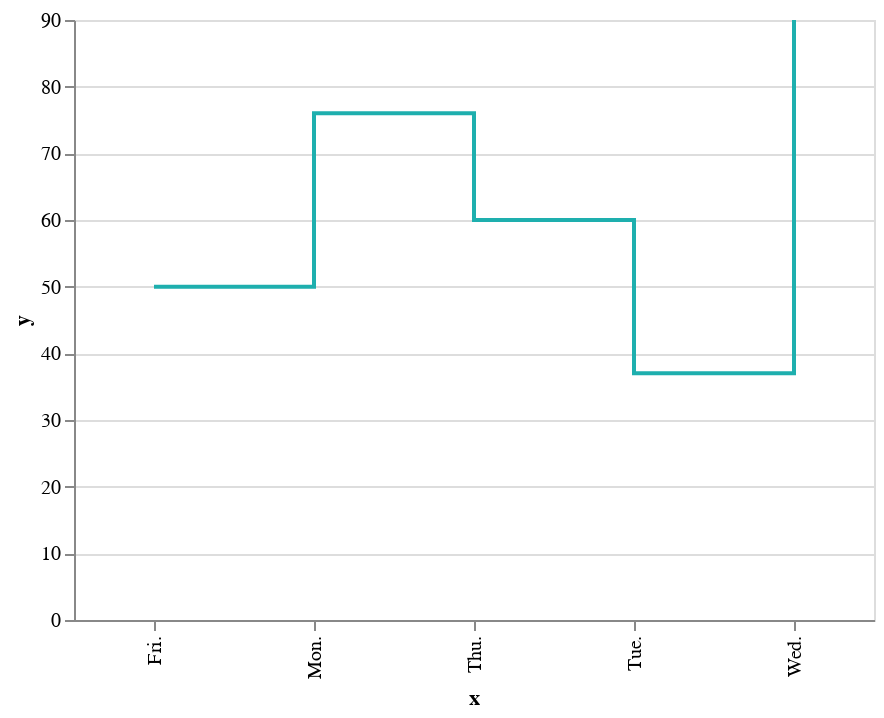

The cell this chart's notebook holds for it:
### Code cell
alt.Chart(d1).mark_line(interpolate='step-after').encode(
    x='x',
    y='y'
) #阶梯线

### Figure 1 — Vega-Lite specification as saved in the notebook (floating-point values rounded to 4 significant figures)
{"config": {"view": {"height": 300, "width": 400}, "mark": {"color": "#1eafae"}}, "data": {"name": "data-8d5d1ee392d8e452bad0eca3307d86e5"}, "mark": {"type": "line", "interpolate": "step-after"}, "encoding": {"x": {"type": "nominal", "field": "x"}, "y": {"type": "quantitative", "field": "y"}}, "$schema": "https://vega.github.io/schema/vega-lite/v4.0.2.json", "datasets": {"data-8d5d1ee392d8e452bad0eca3307d86e5": [{"x": "Mon.", "y": 76, "z": 37, "h": 3, "k": "a"}, {"x": "Tue.", "y": 37, "z": 46, "h": 1, "k": "a"}, {"x": "Wed.", "y": 90, "z": 53, "h": 5, "k": "c"}, {"x": "Thu.", "y": 60, "z": 81, "h": 4, "k": "d"}, {"x": "Fri.", "y": 50, "z": 60, "h": 2, "k": "c"}]}}
